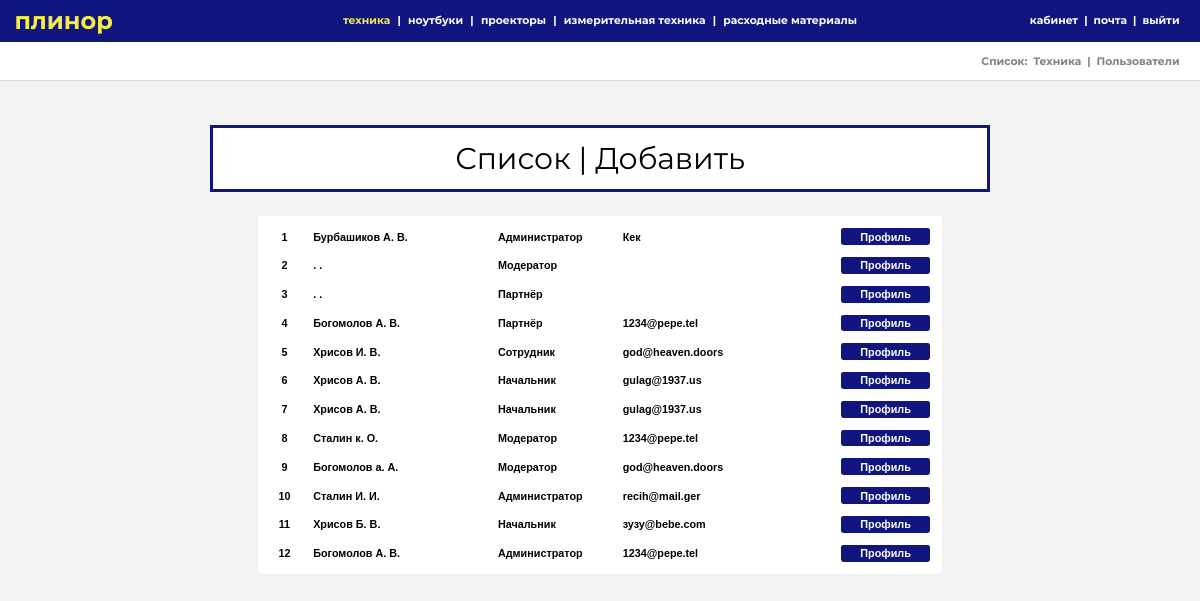
Before: /list/user (signed in) with the older database file.
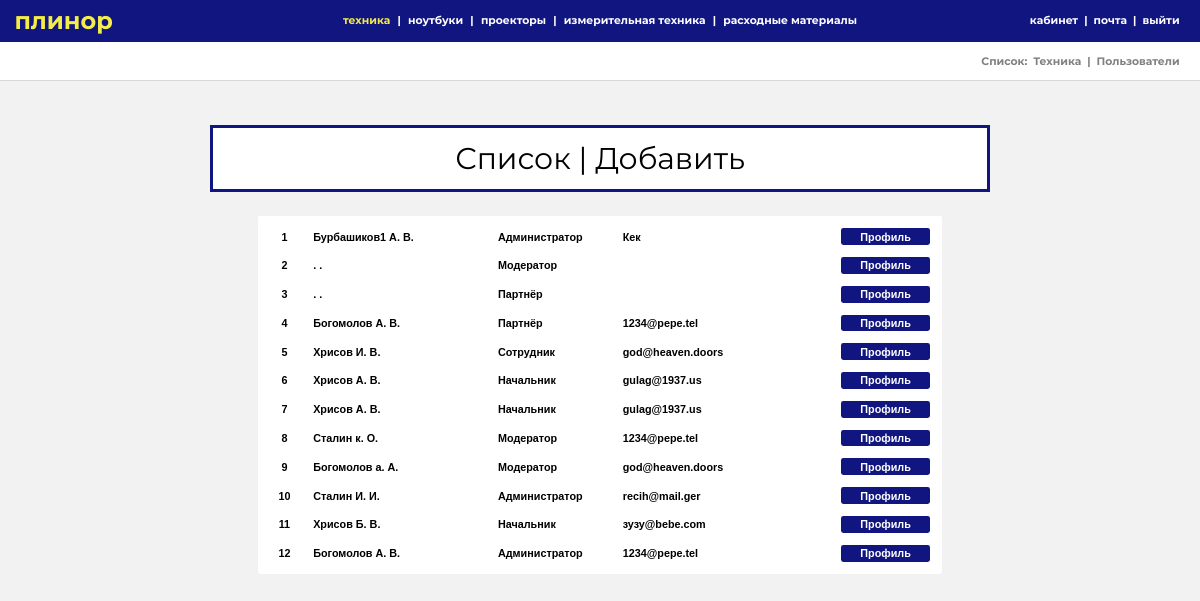
After: the same page with the newer database file.
### tables this page shows
CREATE TABLE `users` (
  `id` int(11) NOT NULL,
  `login` text,
  `password` text,
  `r_name` text,
  `r_surname` text,
  `r_secname` text,
  `email` text,
  `mode` int(11) DEFAULT NULL,
  `avatar` text
);

### bizz/bootstrap.php (called while the page is built, shortened)
<?php
require_once 'core/model.php';
require_once 'core/route.php';
spl_autoload_register(function ($class) {
    if (!class_exists($class)) {
        $class="bizz/model/".strtolower($class).".php";
        return true;
    }
});
Route::start($routes);

### bizz/core/model.php (called while the page is built, shortened)
<?php
class Model
{
    function __construct()
    {
        $this->db = new MySQL("localhost", "root","root","plinor");
    }
}

### bizz/view/view_form.php (called while the page is built)
<?php
include "bizz/view/view_hat.php";
include "bizz/view/view_menu.php";
include "bizz/view/$content_view";

### bizz/core/view.php (called while the page is built)
<?php
class View
{
    function generate($content_view, $template_view, $data = null)
    {
        include 'bizz/view/'.$template_view;
    }
}

### bizz/controler/controller_list.php (called while the page is built, shortened)
<?php
class Controller_List extends Controller
{
    var $model_list = NULL;
    public function __construct($way)
    {
        $this->model_list = new Model_list();
    }
    function action_user(){
        $page="user";
        $table="users";
        $this->action_index($table,$page);
    }
    function action_index($table,$page)
    {
        $option = 'list';
        $data['data']=$this->model_list->take_data($table,"");
        $data['page']=$page;
        $data['option']=$option;
        $this->view->generate('view_listadd.php', 'view_form.php', $data);
    }
}

### index.php (called while the page is built, shortened)
<?php
$routes = explode('/', $_SERVER['SERVER_NAME'].$_SERVER['REQUEST_URI']);
require_once 'bizz/bootstrap.php';

### bizz/core/MySQL.php (called while the page is built)
<?php
class MySQL extends mysqli
{
    public static $request=array();
    public  function query($req,$resultmode = MYSQLI_STORE_RESULT){
        array_unshift(self::$request,$req);
        return parent::query($req);
    }
}

### bizz/model/model_list.php (called while the page is built, shortened)
<?php
class Model_list extends Model
{
    public function take_data($table,$where)
    {
        $data=$this->db->query("SELECT * FROM $table $where");
        $row=array();
        while($row[]=mysqli_fetch_row($data));
        $data=array_pop($row);
        return $row;
    }
}

### bizz/view/view_list.php (the view, shortened to what this page needs)
<article class="list_content">
    <?php
    $counter=0;
    foreach ($data['data'] as $value):
        $counter++;
    if ($data['page']=='user'):?>
    <div class="list_point">
        <div class="list_number list_slot"><?php echo $counter;?></div>
        <div class="list_fio list_slot"><?php echo "$value[4] ".mb_substr($value[3], 0, 1).". ".mb_substr($value[5], 0, 1)."."?></div>
        <div class="list_status list_slot"><?php
            switch($value[7]){
                case 0: echo "Партнёр";break;
                case 1: echo "Сотрудник";break;
                case 3: echo "Начальник";break;
                case 4: echo "Модератор";break;
                case 5: echo "Администратор";break;
            }
            ?></div>
        <div class="list_mail list_slot"><?php echo $value[6];?></div>
        <a href="/plinor/cabinet/view/<?php echo$value[0]?>"><div class="list_slot list_profile">Профиль</div></a>
    </div>
    <?php else:?>
    <?php
    endif;
    endforeach;?>
</article>

### bizz/core/route.php (shortened to what this page needs)
<?php
class Route
{
    static function start($routes)
    {
        $action_name='index';
        if ( !empty($routes[START_POSITION+1]) )
        {
            $action_name = $routes[START_POSITION+1];
        }
        $action_name = 'action_'.$action_name;
        $controller = new $controller_name($routes);
        $action = $action_name;
        if(method_exists($controller, $action))
        {
            $controller->$action();
        }
        else
        {
            Route::ErrorPage404(URL_BASE);
        }
    }
}

### bizz/view/view_hat.php (shortened to what this page needs)
<!DOCTYPE HTML>
<html>
<head>
    <link rel="stylesheet" type="text/css" href="<?php echo URL_BASE;?>/css/landing.css">
    <link rel="stylesheet" type="text/css" href="<?php echo URL_BASE;?>/css/enter.css">
    <link rel="stylesheet" type="text/css" href="<?php echo URL_BASE;?>/css/menu.css">
    <link rel="stylesheet" type="text/css" href="<?php echo URL_BASE;?>/css/article.css">
    <link rel="stylesheet" type="text/css" href="<?php echo URL_BASE;?>/css/art_man.css">
    <link rel="stylesheet" type="text/css" href="<?php echo URL_BASE;?>/css/list.css">
    <link rel="stylesheet" type="text/css" href="<?php echo URL_BASE;?>/css/cabinet.css">
    <link rel="stylesheet" type="text/css" href="<?php echo URL_BASE;?>/css/mail.css">
</head>
<body>

### bizz/view/view_menu.php (shortened to what this page needs)
<header>
    <div class="nav_menu">
        <div class="nav_logo nav_edge">
            <a href="<?php echo URL_BASE;?>/main">плинор</a>
        </div>
        <div class="nav_tag">
                <a href="<?php echo URL_BASE;?>/main" class="nav_one main">техника</a>
                <a href="#">|</a>
                <a href="<?php echo URL_BASE;?>/main/them/1" class="nav_one">ноутбуки</a>
                <a href="#">|</a>
                <a href="<?php echo URL_BASE;?>/main/them/2" class="nav_one">проекторы</a>
                <a href="#">|</a>
                <a href="<?php echo URL_BASE;?>/main/them/3" class="nav_one">измерительная техника</a>
                <a href="#">|</a>
                <a href="<?php echo URL_BASE;?>/main/them/4" class="nav_one">расходные материалы</a>
        </div>
        <div class="nav_setting nav_edge">
            <?php if(isset($_SESSION['RULES'])&&($_SESSION['RULES']!="")):?>
                <a href="<?php echo URL_BASE;?>/cabinet/view/" class="nav_one">кабинет</a>
                <a href="#">|</a>
                <a href="<?php echo URL_BASE;?>/mail" class="nav_one">почта</a>
                <a href="#">|</a>
            <?php endif;?>
                <?php if(isset($_SESSION['RULES'])&&($_SESSION['RULES']!="")):?>
                    <a href="<?php echo URL_BASE;?>/enter/exit" class="nav_one">выйти</a>
                <?php else:?>
                    <a href="<?php echo URL_BASE;?>/enter" class="nav_one">войти</a>
                <?php endif;?>
        </div>
    </div>
    <?php if(isset($_SESSION['RULES'])&&($_SESSION['RULES']>=4)):?>
    <div class="hot_news">
        <div class="nav_setting hot_grey nav_edge">
        <?php if(isset($_SESSION['RULES'])&&($_SESSION['RULES']>=4)):?>
                <a href="#">Список:</a>
                <a href="<?php echo URL_BASE;?>/list/tech" class="hot_active">Техника</a>
                <a href="#">|</a>
                <a href="<?php echo URL_BASE;?>/list/user" class="hot_active">Пользователи</a>
            <?php endif;?>
        </div>
    </div>
    <?php endif;?>
</header>

### bizz/view/view_listadd.php
<article class="list">
<div class="biggest_soft_new">
    <a href="<?php echo URL_BASE."/list/".$data['page'];?>/list" class="list_a">
        <?php if($data['page']!="order"):?>
        Список
    </a>
    <a href="#">|</a>
    <a href="<?php echo URL_BASE."/list/".$data['page'];?>/add" class="list_a">
        Добавить
   <?php else:?>
   Заявки
        <?php endif;?>
    </a>
</div>
<?php if($data['option']=="list"):
    include "bizz/view/view_list.php";
else:
    include "bizz/view/view_addform.php";
endif;?>
</article>

### css/landing.css (style rules this page uses)
html { height: 100%; margin: 0; padding: 0; }
article { margin: 0 auto; margin-top: 4vh; position: relative; width: 65vw; padding: 0.5vw 1vw; display: flex; flex-direction: column; font-family: Monc; height: 100%; }
article div { margin: 0.5vw 0vw 0 0; }
.biggest_soft_new { border: 0.3vw solid rgb(17, 21, 127); width: 44.5vw; height: auto; padding: 1vw 10vw; font-size: 2.5vw; background: white; text-align: center; }
a { text-decoration: none; color: black; }

### css/menu.css (style rules this page uses)
body { font-family: PF Regal, PF Regal Text Pro, Georgia, serif; margin: 0 0; background: rgb(242, 242, 242); overflow-x: hidden; }
header { font-size: 0.9vw; font-family: MoncB; text-decoration: none; position: relative; }
.nav_menu { width: 97.6vw; height: 4vh; display: flex; flex-direction: row; align-items: center; background: rgb(17, 21, 127); padding: 0.5vh 1.2vw 0.5vw 1.2vw; color: white; position: fixed; top: 0; z-index: 300; }
.nav_logo { font-size: 2vw; color: #fff; height: inherit; display: flex; flex-direction: row; align-items: inherit; }
.nav_logo a { color: #f4ed47; }
.nav_tag { margin: 0 auto; padding: 0 1vw; position: relative; display: flex; flex-direction: row; justify-content: space-around; height: inherit; text-align: center; align-items: inherit; }
.nav_setting { display: flex; flex-direction: row; height: inherit; align-items: inherit; position: relative; justify-content: flex-end; }
.nav_setting a { text-align: center; margin-right: 0.5vw; color: #fff; }
.nav_tag a { margin: 0 0.3vw; color: white; }
.nav_tag .main { color: #f4ed47; }
.nav_one { color: white; text-decoration: none; }
.hot_news { width: 97.6vw; height: 4vh; margin-top: 5vh; position: relative; padding: 0.7vh 1.2vw 0.3vw 1.2vw; background: #fff; box-shadow: inset 0 -1px 0 rgba(0, 0, 0, .15); display: flex; flex-direction: row; align-items: center; }
.hot_grey a { color: grey; }
.nav_edge { width: 18vw; }

### css/list.css (style rules this page uses)
.list_content { display: flex; align-items: center; justify-content: center; flex-direction: column; width: 55vw; background: white; margin-top: 2vw; border-radius: 0.2vw; position: relative; font-size: 0.9vw; font-weight: bold; font-family: Proxima Nova, Arial, Helvetica Neue, sans-serif; text-decoration: none; }
.list_point { flex-direction: row; margin: 0.5vw 0.2vw; width: 100%; text-align: left; }
.list_slot { margin: 0; float: left; padding: 0.2vw 0.2vw; }
.list_profile { width: 7vw; background: rgb(17, 21, 127); float: right; color: white; border-radius: 0.2vw; text-align: center; }
.list_number { width: 2vw; margin-right: 1vw; text-align: center; }
.list_fio { width: 15vw; }
.list_status { width: 10vw; }
.list_mail { width: 12vw; }

Changed rows visible on the page:
changed users "Кек": r_surname "Бурбашиков" → "Бурбашиков1"
